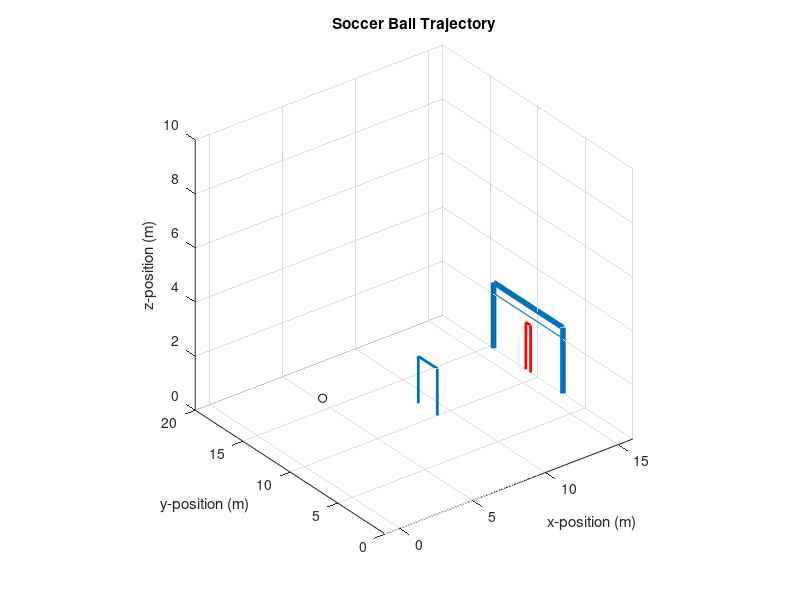

Here is the MATLAB script that generated this plot: (Note: this script raises an error after producing the figure.)
clc

%%%%%%%%%%%%%%%%%%%
%Defining Variables


%user prompt for initial variables
prompt = {'Distance from the goal (m): ','Rise Angle (deg): ','Initial Velocity (m/s): ','Spin (rotation/s): ', 'Shot Angle (deg): '};
def={'16','45','14','20','8'};  
answer = inputdlg(prompt,'Input',1,def);
[a1, a2, a3, a4, a5] = answer{:};
net = str2num(a1); 
theta_deg = str2num(a2);
v_0 = str2num(a3);
rot = str2num(a4);   
phi_deg = str2num(a5);

clf
hold on

t_step= 0.01; %time step between each calculation
num_step = 5/t_step; %the number of steps
% theta_deg = 9.1; %angle of the kick in degrees
theta_rad = theta_deg*3.14159*(1/180); %angle of the kick in radians
% phi_deg = -7; %angle of the kick in degrees
phi_rad = phi_deg*3.14159*(1/180); %angle of the kick in radians
w = rot*pi*2; %angular velocity on ball
s0= 4e-4; %average drag coeff
a_y = -9.81; %initial acceleration in the y direction
a_x = 0; %initial acceleration in the x direction
a_z = 0; %initial acceleration in the z direction
% v_0 = 40; %initial magnitude of the velocity
v_0x = v_0*cos(theta_rad); %initial velocity in the x direction
v_0y = v_0*sin(theta_rad); %initial velocity in the y direction
v_0z = v_0x*tan(phi_rad); %initial velocity in the z direction
d_0y = 0; %initial displacement in the y direction
d_0x = 0; %initial displacement in the x direction
d_0z = 11; %initial displacement in the z direction
r = 0.109; %radius of the soccer ball
p =1.6; %average density of the soccer ball
C = 0.15; %drag coefficient
A = 3.14159*(r^2); %silhouette area of soccer ball
D = p*C*A*0.5; %constant
m = 0.5; %mass of soccer ball
react = 0.20; 
react_step= 0.20/t_step;
% net=30;

%%%%%%%%%%%%%%%%%%%%
%time array
t_vals = 0:num_step;

%%%%%%%%%%%%%%%%%%%%
%acceleration arrays
ay_vals = 0:num_step;
ay_vals(1) = a_y;

ax_vals = 0:num_step;
ax_vals(1) = a_x;

az_vals = 0:num_step;
az_vals(1) = a_z;

%%%%%%%%%%%%%%%%%%%%
%velocity arrays
v_vals = 0:num_step;

vy_vals = 0:num_step;
vx_vals = 0:num_step; 

vy_vals(1) = v_0y;
vx_vals(1) = v_0x;

vz_vals = 0:num_step; 
vz_vals(1) = v_0z;

%%%%%%%%%%%%%%%%%%%%
%position arrays
d_x = 0:num_step;
d_x(1) = d_0x;

d_y = 0:num_step;
d_y(1) = d_0y;

d_z = 0:num_step;
d_z(1) = d_0z;

%%%%%%%%%%%%%%%%%%%%
%objects

%Soccer Net Display
line([net net], [7.35 7.35] , [0 2.44] ,'LineWidth',4)
line([net net], [14.65 14.65] , [0 2.44] ,'LineWidth',4)
line([net net], [7.35 14.65] , [2.44 2.44] ,'LineWidth',4)
line([net net+2], [7.35 7.35] , [0 0] ,'LineWidth',4)
line([net net+2], [14.65 14.65] , [0 0] ,'LineWidth',4)
line([net+2 net], [7.35 7.35] , [0 2.44] ,'LineWidth',4)
line([net+2 net], [14.65 14.65] , [0 2.44] ,'LineWidth',4)
line([net+2 net+2], [7.35 14.65] , [0 0] ,'LineWidth',4)


%Grid vertical
for i=0:23;
line([net+2 net], [7.85+i*(0.3) 7.85+i*(0.3)] , [0 2.44])
end

%Grid horizontal
for i=0:7;
line([net+2-i*(0.3) net+2-i*(0.3)], [7.35 14.65] , [0+i*(0.3) 0+i*(0.3)])
%Grid side horizontal
line([net net+2-i*(0.3)], [7.35 7.35] , [0+i*(0.3) 0+i*(0.3)])
line([net net+2-i*(0.3)], [14.65 14.65] , [0+i*(0.3) 0+i*(0.3)])

line([net+i*(0.3) net+i*(0.3)], [7.35 7.35] , [0 2.44-i*(0.3)])
line([net+i*(0.3) net+i*(0.3)], [14.65 14.65] , [0 2.44-i*(0.3)])
end


%wall of players Display
if net >15
line([9.1 9.1], [d_0z-1 d_0z-1] , [0 1.74] ,'LineWidth',2)
line([9.1 9.1], [d_0z+1 d_0z+1] , [0 1.74] ,'LineWidth',2)
line([9.1 9.1], [d_0z-1 d_0z+1] , [1.74 1.74] ,'LineWidth',2)
end

%%initial goalkeeper%%
left_lim= d_0z - 0.25;
right_lim = d_0z + 0.25; 

a = line([net net], [left_lim left_lim] , [0 1.74],'Color','r' ,'LineWidth',2);
b = line([net net], [right_lim right_lim] , [0 1.74],'Color','r' ,'LineWidth',2);
c = line([net net], [left_lim right_lim] , [1.74 1.74],'Color','r' ,'LineWidth',2);
% bicep
% d = line([net net], [left_lim+0.5 right_lim+0.3] , [1.44 1.44],'Color','r' ,'LineWidth',2);
% tricep
% e = line([net net], [left_lim+0.5 right_lim+0.5] , [1.34 1.34],'Color','r' ,'LineWidth',2);
% 
% forearm
% f = line([net net], [left_lim+1 right_lim+0.5] , [1.34 1.74],'Color','r' ,'LineWidth',2);
% g = line([net net], [left_lim+0.8 right_lim+0.3] , [1.44 1.74],'Color','r' ,'LineWidth',2);
% 
% other side
% hand
% h = line([net net], [left_lim - 0.5 right_lim - 0.8] , [1.74 1.74],'Color','r' ,'LineWidth',2);
% 
% bicep
% i = line([net net], [left_lim-0.3 right_lim-0.5] , [1.44 1.44],'Color','r' ,'LineWidth',2);
% tricep
% j = line([net net], [left_lim-0.5 right_lim-0.5] , [1.34 1.34],'Color','r' ,'LineWidth',2);
% 
% forearm
% k = line([net net], [left_lim-0.5 right_lim-1] , [1.34 1.74],'Color','r' ,'LineWidth',2);
% l = line([net net], [left_lim-0.3 right_lim-0.8] , [1.44 1.74],'Color','r' ,'LineWidth',2);
% hand
% h = line([net net], [left_lim - 0.5 right_lim - 0.8] , [1.74 1.74],'Color','r' ,'LineWidth',2);

%%%%%%%%%%%%%%%%%%%%
%Graph specifics
grid on
axis square
view(3);
title('Soccer Ball Trajectory')
xlabel('x-position (m)')
ylabel('y-position (m)')
zlabel('z-position (m)')
axislims = axis;
axis([0 31 axislims(3) axislims(4)]);
axis([-1 net 0 20 0 10 ])

check = 0; 
check_wall = 0;
check_keeper = 0;


for (i=1: num_step)    
    
    %array calculations
    t_vals(i+1)= t_vals(i)+t_step;
    v_vals(i) = sqrt((vx_vals(i)^2)+(vx_vals(i)^2));
    ax_vals(i) = -(D/m)*v_vals(i)*vx_vals(i);
    ay_vals(i) = a_y-(D/m)*v_vals(i)*vy_vals(i);
    az_vals(i) = a_z-(s0*w/m)*vx_vals(i); 
    vx_vals(i+1)= vx_vals(i)+ax_vals(i)*t_step;
    vy_vals(i+1)= vy_vals(i)+ay_vals(i)*t_step;
    vz_vals(i+1)= vz_vals(i)+az_vals(i)*t_step;
    d_x(i+1)= d_x(i) + vx_vals(i+1)*t_step + 0.5*ax_vals(i)*(t_step^2);
    d_y(i+1)= d_y(i) + vy_vals(i+1)*t_step + 0.5*ay_vals(i)*(t_step^2);
    d_z(i+1)= d_z(i) + vz_vals(i+1)*t_step + 0.5*az_vals(i)*(t_step^2);
   
    %%plot animation%%
    if i>1
        delete(h);
    end    
    figure(1);
    h = plot3(d_x(i+1),d_z(i+1),d_y(i+1),'ok' );
    
    %Goalkeeper AI%%   
    if (right_lim > 7.35 && left_lim < 14.65 && i > react_step )
    left_lim=d_0z+0.25-d_0z+d_z(i-react_step);
    right_lim =d_0z-0.25-d_0z+d_z(i-react_step); 
    
        if i>react_step
        delete(a,b,c);
        end  
        
    a = line([net net], [left_lim left_lim] , [0 1.74],'Color','r' ,'LineWidth',2);
    b = line([net net], [right_lim right_lim] , [0 1.74],'Color','r' ,'LineWidth',2);
    c = line([net net], [left_lim right_lim] , [1.74 1.74],'Color','r' ,'LineWidth',2);
    end

    pause(0.01)
    
    %check to see if the ball has hit the wall
    if net >15
    if (check_wall == 0 && d_x(i+1) > 9.1 && d_y(i+1) < 1.74 && d_z(i+1) < (d_0z+1) && d_z(i+1) > (d_0z-1))
        final =i+1;
        disp('The ball has hit the wall of players')
        break;
    else if check_wall ==0 && d_x(i+1) > 9.1
       check_wall = 1;
        end
       
    end
    end
    
    %check to see if the ball has been caught by goalkeeper
    
    if (check_keeper == 0 && d_x(i+1) > net && d_y(i+1) < 1.85 && d_z(i+1) < (left_lim+0.8) && d_z(i+1) > (right_lim-0.8))
        final =i+1;
        disp('The ball has been caught by goalkeeper.')
        plot3(d_x(final),d_z(final),d_y(final),'or','LineWidth',10)
        break;
    else if check_keeper ==0 && d_x(i+1) > net
       check_keeper = 1;
        end
       
    end
    
    %check to see if the ball has gone into the net
    if (check == 0 && d_x(i+1) > net && d_y(i+1) < 2.44 && d_z(i+1) < 14.65 && d_z(i+1) > 7.35)
        final =i+1;
        disp('GOAL!')
        plot3(d_x(final),d_z(final),d_y(final),'oc','LineWidth',10)
        break;
    else if check ==0 && d_x(i+1) > net
       check = 1;
        end       
        
    end
    
    %check to see if the ball has gone over the wall and net and hit the ground
    if (d_y(i+1) < 0)
        final = i+1;
        disp('The ball has gone over the net and hit the ground.')
        plot3(d_x(final),d_z(final),d_y(final),'xr','LineWidth',20)
        break;
    end
    
   
end

%calculaion of final velocity
v_final = sqrt((vx_vals(final)^2)+(vx_vals(final)^2));

%trajectory trail
plot3(d_x(1:final),d_z(1:final),d_y(1:final),'.k' );

%%%%%%%%%%
%display of final variables
disp(['The final velocity is ', num2str(v_final),'. The final position at time ',num2str(t_vals(final)), 's is [', num2str(d_x(final)),',',num2str(d_z(final)),',', num2str(d_y(final)),'].'])